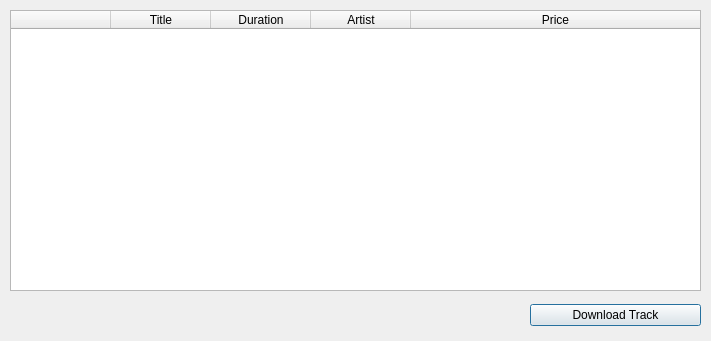
<?xml version="1.0" encoding="UTF-8"?>
<ui version="4.0">
 <class>PurchaseHistory</class>
 <widget class="QDialog" name="PurchaseHistory">
  <property name="geometry">
   <rect>
    <x>0</x>
    <y>0</y>
    <width>711</width>
    <height>341</height>
   </rect>
  </property>
  <property name="sizePolicy">
   <sizepolicy hsizetype="Fixed" vsizetype="Fixed">
    <horstretch>0</horstretch>
    <verstretch>0</verstretch>
   </sizepolicy>
  </property>
  <property name="minimumSize">
   <size>
    <width>711</width>
    <height>341</height>
   </size>
  </property>
  <property name="maximumSize">
   <size>
    <width>711</width>
    <height>341</height>
   </size>
  </property>
  <property name="windowTitle">
   <string>breakBeats :: Purchase History</string>
  </property>
  <widget class="QWidget" name="gridLayoutWidget_2">
   <property name="geometry">
    <rect>
     <x>530</x>
     <y>300</y>
     <width>171</width>
     <height>31</height>
    </rect>
   </property>
   <layout class="QGridLayout" name="gridLayout_2">
    <item row="0" column="0">
     <widget class="QPushButton" name="btnDownload">
      <property name="text">
       <string>Download Track</string>
      </property>
     </widget>
    </item>
   </layout>
  </widget>
  <widget class="QTableWidget" name="orderList">
   <property name="geometry">
    <rect>
     <x>10</x>
     <y>10</y>
     <width>691</width>
     <height>281</height>
    </rect>
   </property>
   <property name="maximumSize">
    <size>
     <width>16777215</width>
     <height>16777215</height>
    </size>
   </property>
   <property name="acceptDrops">
    <bool>false</bool>
   </property>
   <property name="autoFillBackground">
    <bool>false</bool>
   </property>
   <property name="frameShape">
    <enum>QFrame::StyledPanel</enum>
   </property>
   <property name="selectionMode">
    <enum>QAbstractItemView::SingleSelection</enum>
   </property>
   <property name="selectionBehavior">
    <enum>QAbstractItemView::SelectRows</enum>
   </property>
   <property name="showGrid">
    <bool>true</bool>
   </property>
   <property name="sortingEnabled">
    <bool>true</bool>
   </property>
   <property name="cornerButtonEnabled">
    <bool>false</bool>
   </property>
   <attribute name="horizontalHeaderStretchLastSection">
    <bool>true</bool>
   </attribute>
   <attribute name="verticalHeaderCascadingSectionResizes">
    <bool>true</bool>
   </attribute>
   <attribute name="verticalHeaderDefaultSectionSize">
    <number>64</number>
   </attribute>
   <attribute name="verticalHeaderMinimumSectionSize">
    <number>64</number>
   </attribute>
   <attribute name="verticalHeaderStretchLastSection">
    <bool>false</bool>
   </attribute>
   <column>
    <property name="text">
     <string/>
    </property>
   </column>
   <column>
    <property name="text">
     <string>Title</string>
    </property>
   </column>
   <column>
    <property name="text">
     <string>Duration</string>
    </property>
   </column>
   <column>
    <property name="text">
     <string>Artist</string>
    </property>
   </column>
   <column>
    <property name="text">
     <string>Price</string>
    </property>
   </column>
  </widget>
 </widget>
 <resources/>
 <connections/>
</ui>
